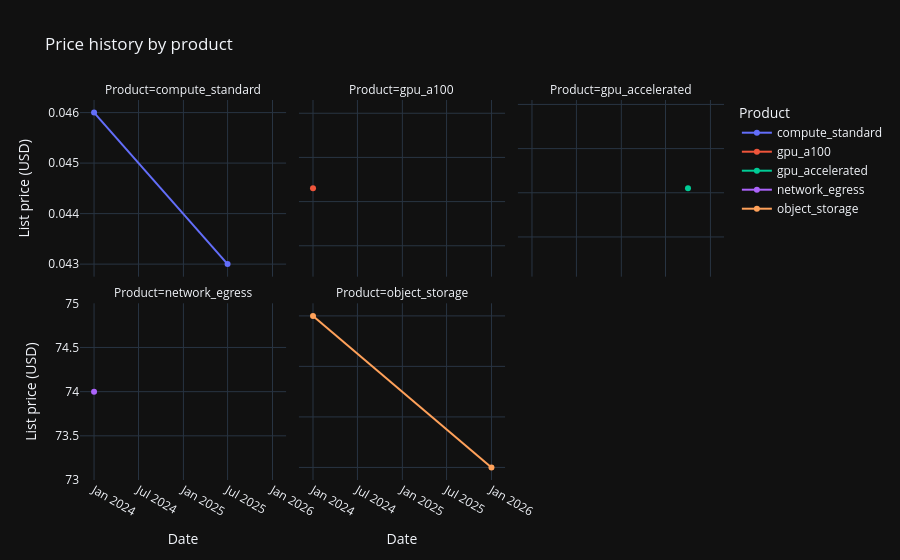

The code cell stored with this chart in its notebook:
### Code cell
fig = px.line(
    df_prices, x="effective_from", y="list_price_usd",
    color="product", markers=True,
    facet_col="product", facet_col_wrap=3,
    title="Price history by product",
    labels={"effective_from": "Date", "list_price_usd": "List price (USD)", "product": "Product"}
)
fig.update_yaxes(matches=None)
fig.write_image("block1_price_dynamics.png")
fig.show()

### Figure 1 — Plotly figure (JSON) as saved in the notebook; plotly's stock layout.template omitted (floating-point values rounded to 4 significant figures)
{"data": [{"hovertemplate": "Product=compute_standard<br>Date=%{x}<br>List price (USD)=%{y}<extra></extra>", "legendgroup": "compute_standard", "line": {"color": "#636efa", "dash": "solid"}, "marker": {"symbol": "circle"}, "mode": "lines+markers", "name": "compute_standard", "orientation": "v", "showlegend": true, "x": ["2024-01-01T00:00:00", "2025-07-01T00:00:00"], "xaxis": "x4", "y": [0.046, 0.043], "yaxis": "y4", "type": "scatter"}, {"hovertemplate": "Product=gpu_a100<br>Date=%{x}<br>List price (USD)=%{y}<extra></extra>", "legendgroup": "gpu_a100", "line": {"color": "#EF553B", "dash": "solid"}, "marker": {"symbol": "circle"}, "mode": "lines+markers", "name": "gpu_a100", "orientation": "v", "showlegend": true, "x": ["2024-01-01T00:00:00"], "xaxis": "x5", "y": [2.65], "yaxis": "y5", "type": "scatter"}, {"hovertemplate": "Product=gpu_accelerated<br>Date=%{x}<br>List price (USD)=%{y}<extra></extra>", "legendgroup": "gpu_accelerated", "line": {"color": "#00cc96", "dash": "solid"}, "marker": {"symbol": "circle"}, "mode": "lines+markers", "name": "gpu_accelerated", "orientation": "v", "showlegend": true, "x": ["2025-10-01T00:00:00"], "xaxis": "x6", "y": [2.55], "yaxis": "y6", "type": "scatter"}, {"hovertemplate": "Product=network_egress<br>Date=%{x}<br>List price (USD)=%{y}<extra></extra>", "legendgroup": "network_egress", "line": {"color": "#ab63fa", "dash": "solid"}, "marker": {"symbol": "circle"}, "mode": "lines+markers", "name": "network_egress", "orientation": "v", "showlegend": true, "x": ["2024-01-01T00:00:00"], "xaxis": "x", "y": [74.0], "yaxis": "y", "type": "scatter"}, {"hovertemplate": "Product=object_storage<br>Date=%{x}<br>List price (USD)=%{y}<extra></extra>", "legendgroup": "object_storage", "line": {"color": "#FFA15A", "dash": "solid"}, "marker": {"symbol": "circle"}, "mode": "lines+markers", "name": "object_storage", "orientation": "v", "showlegend": true, "x": ["2024-01-01T00:00:00", "2026-01-01T00:00:00"], "xaxis": "x2", "y": [22.0, 20.5], "yaxis": "y2", "type": "scatter"}], "layout": {"xaxis": {"anchor": "y", "domain": [0.0, 0.32], "title": {"text": "Date"}}, "yaxis": {"anchor": "x", "domain": [0.0, 0.465], "title": {"text": "List price (USD)"}}, "xaxis2": {"anchor": "y2", "domain": [0.34, 0.66], "matches": "x", "title": {"text": "Date"}}, "yaxis2": {"anchor": "x2", "domain": [0.0, 0.465], "showticklabels": false}, "xaxis3": {"anchor": "y3", "domain": [0.68, 1.0], "matches": "x", "title": {"text": "Date"}}, "yaxis3": {"anchor": "x3", "domain": [0.0, 0.465], "showticklabels": false}, "xaxis4": {"anchor": "y4", "domain": [0.0, 0.32], "matches": "x", "showticklabels": false}, "yaxis4": {"anchor": "x4", "domain": [0.535, 1.0], "title": {"text": "List price (USD)"}}, "xaxis5": {"anchor": "y5", "domain": [0.34, 0.66], "matches": "x", "showticklabels": false}, "yaxis5": {"anchor": "x5", "domain": [0.535, 1.0], "showticklabels": false}, "xaxis6": {"anchor": "y6", "domain": [0.68, 1.0], "matches": "x", "showticklabels": false}, "yaxis6": {"anchor": "x6", "domain": [0.535, 1.0], "showticklabels": false}, "annotations": [{"font": {}, "showarrow": false, "text": "Product=network_egress", "x": 0.16, "xanchor": "center", "xref": "paper", "y": 0.465, "yanchor": "bottom", "yref": "paper"}, {"font": {}, "showarrow": false, "text": "Product=object_storage", "x": 0.5, "xanchor": "center", "xref": "paper", "y": 0.465, "yanchor": "bottom", "yref": "paper"}, {"font": {}, "showarrow": false, "text": "Product=compute_standard", "x": 0.16, "xanchor": "center", "xref": "paper", "y": 1.0, "yanchor": "bottom", "yref": "paper"}, {"font": {}, "showarrow": false, "text": "Product=gpu_a100", "x": 0.5, "xanchor": "center", "xref": "paper", "y": 1.0, "yanchor": "bottom", "yref": "paper"}, {"font": {}, "showarrow": false, "text": "Product=gpu_accelerated", "x": 0.84, "xanchor": "center", "xref": "paper", "y": 1.0, "yanchor": "bottom", "yref": "paper"}], "legend": {"title": {"text": "Product"}, "tracegroupgap": 0}, "title": {"text": "Price history by product"}}}
